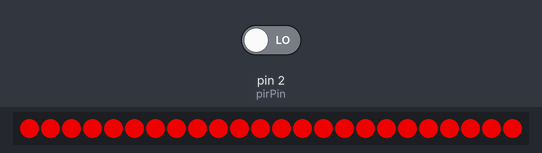
Simulated run of this sketch. Board: Arduino Uno, built with avr-gcc and run on an emulated ATmega328P. Shown: 24 RGB LEDs in strip order, left to right. The test bench sets the inputs (shaded band); at power-on: pin 2 (pirPin) LOW.

Above: at 1.2 s.
1.3 s: pin 2 (pirPin) driven HIGH
At 1.78 s:
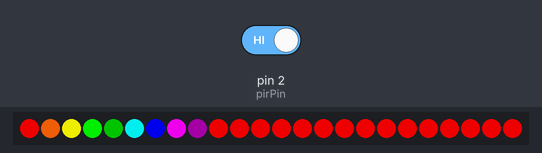
3.0 s: pin 2 (pirPin) driven LOW
At 4.3 s:
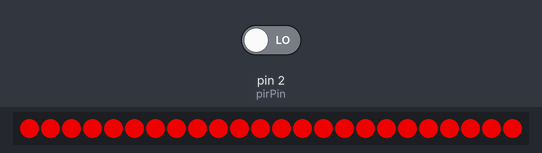
4.5 s: pin 2 (pirPin) driven HIGH
At 4.81 s:
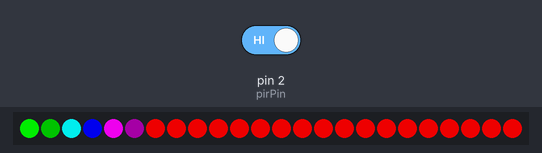

The sketch:

week2-Lab05-motion-senso.ino
```cpp
#include <Adafruit_NeoPixel.h>

#define PIN            13
#define NUMPIXELS      24
int delayval = 50;
int currentColor = 0;

Adafruit_NeoPixel pixels = Adafruit_NeoPixel(NUMPIXELS, PIN, NEO_GRB + NEO_KHZ800);

int pirPin = 2;                 // PIR Out pin
int pirStat = 0;                   // PIR status
void setup() {
 pinMode(pirPin, INPUT);
 pixels.begin(); // This initializes the NeoPixel library.
 pixels.setBrightness(200); // 100/255 brightness (about 40%)
 pixels.show();             // Initialize all pixels to 'off'
 Serial.begin(9600);
}
void loop(){
  uint32_t red = pixels.Color(255, 0, 0); //red
  uint32_t orange = pixels.Color(255, 100, 10); //orange
  uint32_t yellow = pixels.Color(255, 255, 0); //yellow
  uint32_t green = pixels.Color(0, 255, 0);//green
  uint32_t dkgreen = pixels.Color(0, 115, 0);//dark green
  uint32_t cyan = pixels.Color(0, 255, 255); //cyan
  uint32_t blue = pixels.Color(0, 0, 255); //blue
  uint32_t magenta = pixels.Color(255, 0, 255); //magenta
  uint32_t purple = pixels.Color(50, 0, 50); //purple
  //put the colors in an array
  uint32_t colors [9] = {red, orange, yellow, green, dkgreen, cyan, blue, magenta, purple};
  pirStat = digitalRead(pirPin);
  if (pirStat == HIGH) {            // if motion detected
	for (int i = 0; i < NUMPIXELS; i++) {
      pixels.setPixelColor(i, colors[currentColor]);

      pixels.show();
      delay(delayval);
      currentColor++;
      if (currentColor >= 9) currentColor = 0;
    }
  }
  else {
    for( int i = 0; i<NUMPIXELS; i++){
        pixels.setPixelColor(i, red);
        pixels.show();
    }
    //delay(1000);
  }
}
```

Measured:
- after the input at 1.3 s, the LEDs: first change after 0.08 s (image 1 shows a later state)
- after the input at 4.5 s, the LEDs: first change at once (image 3 shows a later state)
